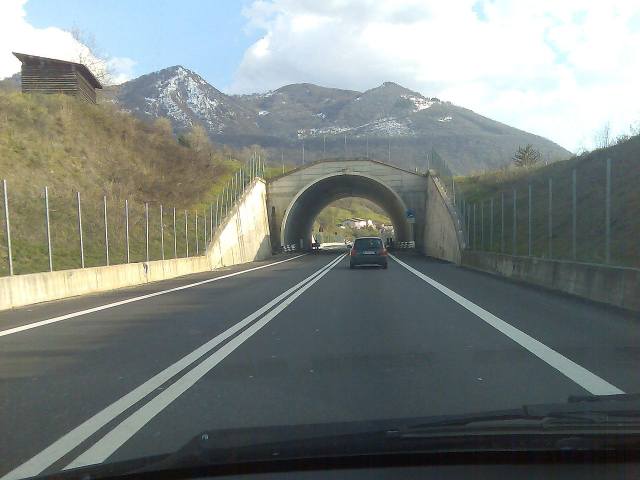
#> input picture dataset/dashcam.jpg, 1280 x 960 px, found by its file name (shown at 1/2 size)
$ jupyter execute --allow-errors Homework4_Zarubin.ipynb
#> lines starting #> are read from the running program, lines starting #| are printed output that depends on the picture; after the words box and inside, x2 and y2 are one past the last pixel; in counts of white or black regions, pixels touching at a corner belong together
[cell 1]
import cv2
import math
import numpy as np
from matplotlib import pyplot as plt
plt.rcParams['figure.figsize'] = [15, 10]

[cell 2]
img = cv2.imread('desktop/dashcam.jpg')
#> img is the input picture: shape (960, 1280, 3); mean B, G, R 127.8, 131.1, 124
img = cv2.cvtColor(img, cv2.COLOR_BGR2RGB)
img = cv2.resize(img, None, fx=0.5, fy=0.5)
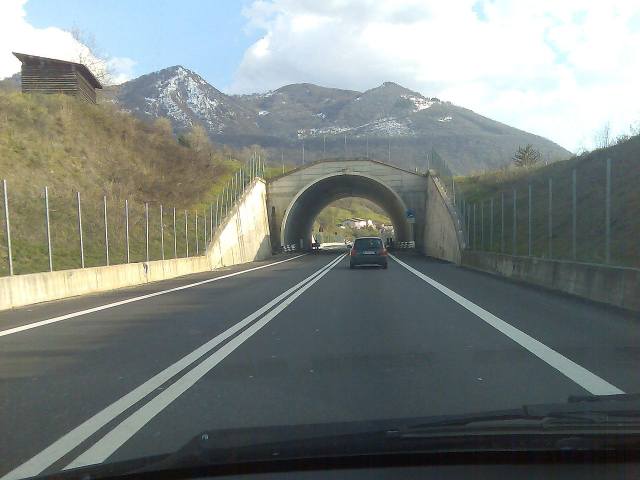
#> img: shape (480, 640, 3); mean R, G, B 124.2, 131.2, 128
plt.imshow(img)

[cell 3]
# Convert image to gray scale
gray = cv2.cvtColor(img, cv2.COLOR_RGB2GRAY)
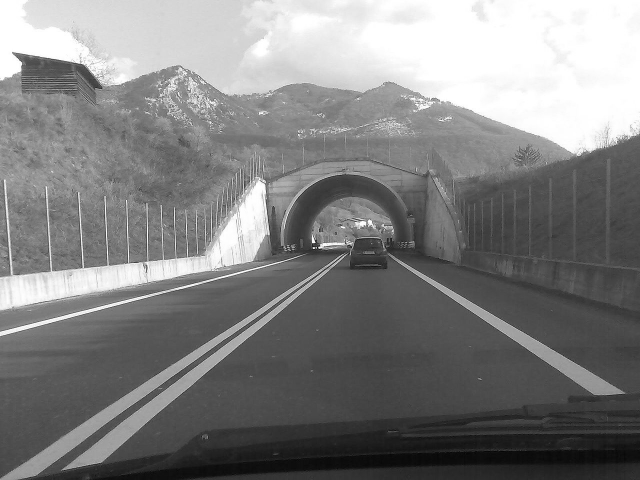
#> gray: shape (480, 640); min 5, max 255, mean 128.7
plt.imshow(gray, cmap='gray', vmin=0, vmax=255)

[cell 4]
# Obtain edge map

edges = cv2.Canny(gray, threshold1=100, threshold2=120)
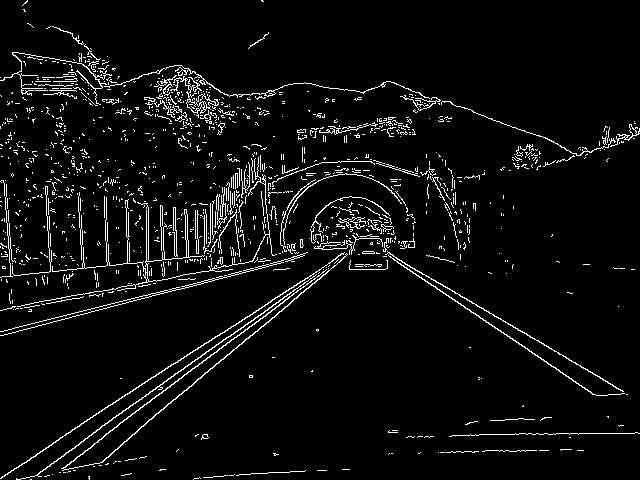
#> edges: shape (480, 640); 5.1% white in thin lines or dots
plt.imshow(edges, cmap='gray')

[cell 5]
# We are only interseted in the road so we will remove everything above the horizon
edges[0:280] = 0
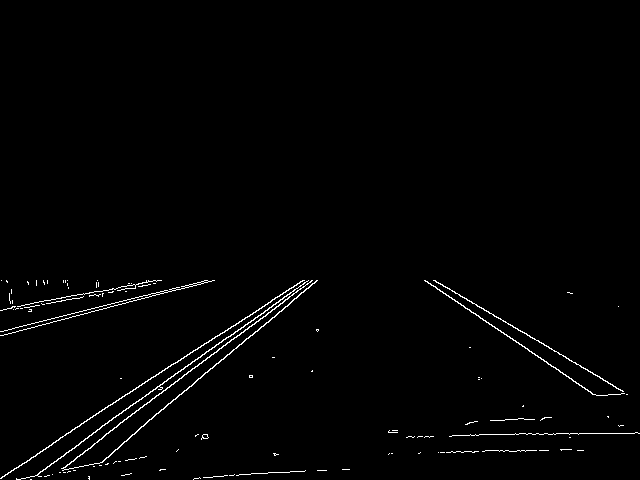
#> edges: shape (480, 640); 1.3% white in thin lines or dots, all inside (x1, y1, x2, y2) = (0, 280, 640, 480)

# Let's plot the images
plt.subplot(121), plt.imshow(img), plt.title('Original')
plt.subplot(122), plt.imshow(edges, cmap='gray'), plt.title('Edge map')

[cell 6]
# Apply Hough transform to parametrize the lines
# Hint 1: Offset resolution of 2 pixels and slope resolution of 2 degrees work well in this case
# Hint 2: A suitable value for the accumulator threshold is 190
# Apply Hough transform to parametrize the lines
# Hint 1: Offset resolution of 2 pixels and slope resolution of 2 degrees work well in this case
# Hint 2: A suitable value for the accumulator threshold is 190

lines = cv2.HoughLines(edges, rho=1, theta=2*np.pi/180, threshold=120)
#> lines = [[418, 0.873], [405, 0.942], [-5, 2.16], [397, 0.977], [26, 2.09], [408, 0.908], [411, 0.942], [321, 1.33], [400, 1.01]]
# Let's get rid of the unnecessary dimension
lines = lines[:, 0, :]
# Plot the resulting Hough lines
result = np.copy(img)


for line in lines:
    rho = line[0]
    theta = line[1]

    a = np.cos(theta)
    b = np.sin(theta)

    x0 = a * rho
    y0 = b * rho

    pt1 = (int(x0 + 1000*(-b)), int(y0 + 1000*(a)))
    pt2 = (int(x0 - 1000*(-b)), int(y0 - 1000*(a)))

    cv2.line(result, pt1, pt2, (0,255,0) , 2, cv2.LINE_AA)
#> this loop made 9 passes
#> (rho, theta, a, b, x0, y0, pt1, pt2) on passes 1 to 9: (418, 0.873, 0.643, 0.766, 268.7, 320.2, (-497, 962), (1034, -322)), (405, 0.942, 0.588, 0.809, 238.1, 327.7, (-570, 915), (1047, -260)), (-5, 2.16, -0.559, 0.829, 2.8, -4.15, (-826, -563), (831, 555)), (397, 0.977, 0.559, 0.829, 222, 329.1, (-607, 888), (1051, -230)), (26, 2.09, -0.5, 0.866, -13, 22.52, (-879, -477), (853, 522)), (408, 0.908, 0.616, 0.788, 251.2, 321.5, (-536, 937), (1039, -294)), (411, 0.942, 0.588, 0.809, 241.6, 332.5, (-567, 920), (1050, -255)), (321, 1.33, 0.242, 0.97, 77.66, 311.5, (-892, 553), (1047, 69)), (400, 1.01, 0.53, 0.848, 212, 339.2, (-636, 869), (1060, -190))
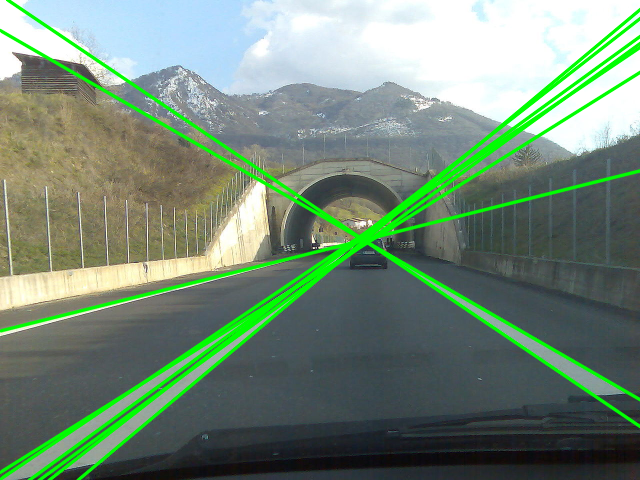
#> result: shape (480, 640, 3); 8.05% of pixels changed, all inside (x1, y1, x2, y2) = (0, 0, 640, 480)

plt.subplot(121), plt.imshow(edges, cmap='gray'), plt.title('Edge map')
plt.subplot(122), plt.imshow(result, cmap='gray'), plt.title('Hough lines')

[cell 7]
# Filter out all lines that are approximately horizontal (+/- 20 degrees).
filtered_lines = []
for line in lines:
    # Extract theta for current line (remember Hough works with radians)
    theta = line[1]
    # Keep line if theta is not horizontal
    if abs(theta - np.pi/2) > np.deg2rad(20):
        filtered_lines.append(line)
#> this loop made 9 passes
#> (line, theta) on passes 1 to 9: ([418, 0.873], 0.873), ([405, 0.942], 0.942), ([-5, 2.16], 2.16), ([397, 0.977], 0.977), ([26, 2.09], 2.09), ([408, 0.908], 0.908), ([411, 0.942], 0.942), ([321, 1.33], 1.33), ([400, 1.01], 1.01)
#> after the loop, filtered_lines = [[418, 0.873], [405, 0.942], [-5, 2.16], [397, 0.977], [26, 2.09], [408, 0.908], [411, 0.942], [400, 1.01]]


# Let's plot the resulting filtered lines
result = np.copy(img)

for line in filtered_lines:
    rho = line[0]
    theta = line[1]

    a = np.cos(theta)
    b = np.sin(theta)

    x0 = a * rho
    y0 = b * rho

    pt1 = (int(x0 + 1000*(-b)), int(y0 + 1000*(a)))
    pt2 = (int(x0 - 1000*(-b)), int(y0 - 1000*(a)))

    cv2.line(result, pt1, pt2, (0,255,0), 2, cv2.LINE_AA)
    result[0:280] = 0
#> this loop made 8 passes
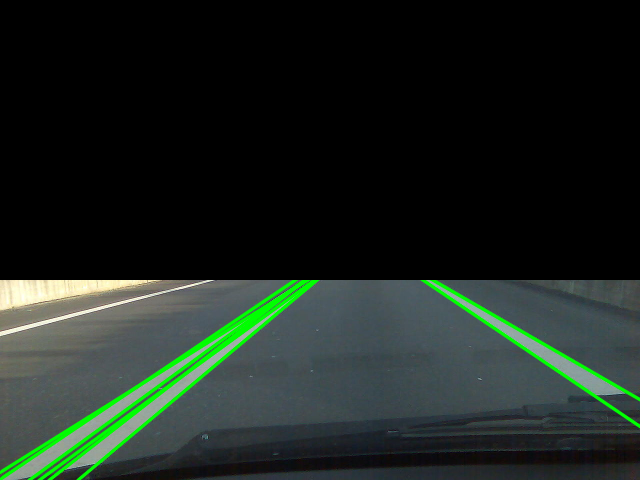
#> result: shape (480, 640, 3); mean R, G, B 28.8, 38, 32

plt.subplot(121), plt.imshow(edges, cmap='gray'), plt.title('Edge map')
plt.subplot(122), plt.imshow(result, cmap='gray'), plt.title('Hough lines')

[cell 8]
# We will apply k-means clustering to refine the detected lines.
# Don't worry, we will learn about the clustering later in the course :-)
from sklearn.cluster import KMeans
kmeans = KMeans(n_clusters=8, n_init="auto").fit(filtered_lines)
kmeans.cluster_centers_

# Again, let's plot the resulting filtered lines
result = np.copy(img)

for line in kmeans.cluster_centers_:

    rho = line[0]
    theta = line[1]

    a = np.cos(theta)
    b = np.sin(theta)

    x0 = a * rho
    y0 = b * rho

    pt1 = (int(x0 + 1000*(-b)), int(y0 + 1000*(a)))
    pt2 = (int(x0 - 1000*(-b)), int(y0 - 1000*(a)))

    cv2.line(result, pt1, pt2, (0,255,0), 2, cv2.LINE_AA)
    result[0:280] = 0
    plt.subplot(121), plt.imshow(edges, cmap='gray'), plt.title('Edge map')
    plt.subplot(122), plt.imshow(result, cmap='gray'), plt.title('Hough lines')
#> this loop made 8 passes
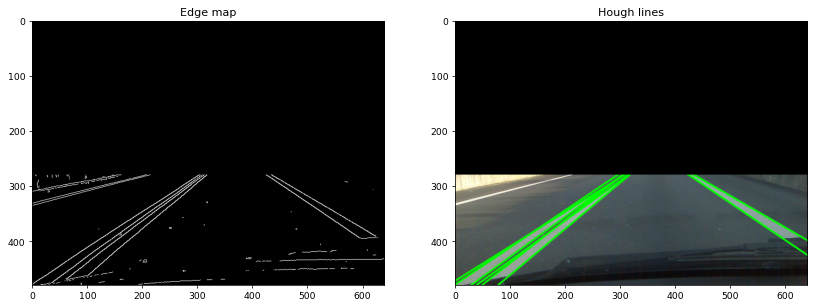
#> figure drawn by matplotlib, 2 panels

$ run again, with dataset/FD1.jpg copied over dataset/dashcam.jpg
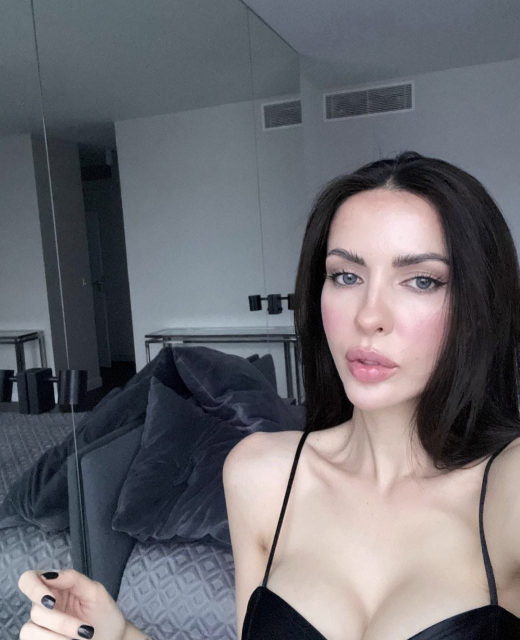
#> input picture dataset/FD1.jpg, 1039 x 1280 px, found by its file name (shown at 1/2 size)
#> img is the input picture: shape (1280, 1039, 3); mean B, G, R 111.3, 105.7, 106.3
#> `edges[0:280] = 0`:
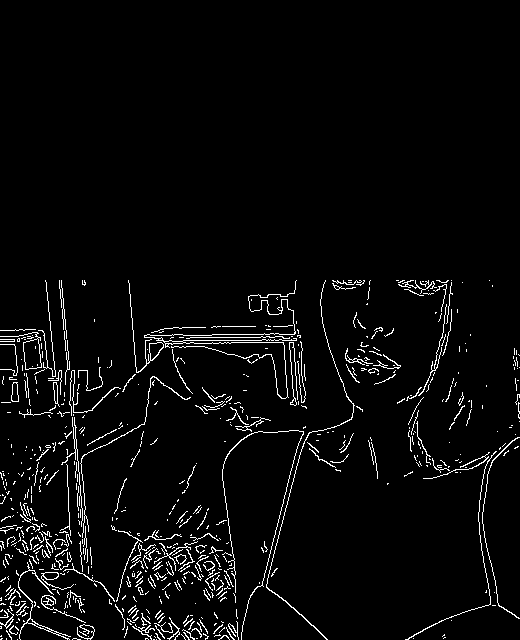
#> edges: shape (640, 520); 3.7% white in thin lines or dots, all inside (x1, y1, x2, y2) = (0, 280, 520, 640)
#> lines = [[-29, 3.04], [-42, 3.07], [340, 1.57], [337, 1.57]]
#> the loop `for line in lines:` made 4 passes
#> (rho, theta, a, b, x0, y0, pt1, pt2) on passes 1 to 4: (-29, 3.04, -0.995, 0.105, 28.84, -3.03, (-75, -997), (133, 991)), (-42, 3.07, -0.998, 0.0698, 41.9, -2.93, (-27, -1000), (111, 994)), (340, 1.57, -4.37e-08, 1, -1.49e-05, 340, (-1000, 339), (999, 340)), (337, 1.57, -4.37e-08, 1, -1.47e-05, 337, (-1000, 336), (999, 337))
#> the loop `for line in lines:` made 4 passes
#> (line, theta) on passes 1 to 4: ([-29, 3.04], 3.04), ([-42, 3.07], 3.07), ([340, 1.57], 1.57), ([337, 1.57], 1.57)
#> after the loop `for line in lines:`: filtered_lines = [[-29, 3.04], [-42, 3.07]]
#> the loop `for line in filtered_lines:` made 2 passes
#> after the loop `for line in filtered_lines:`:
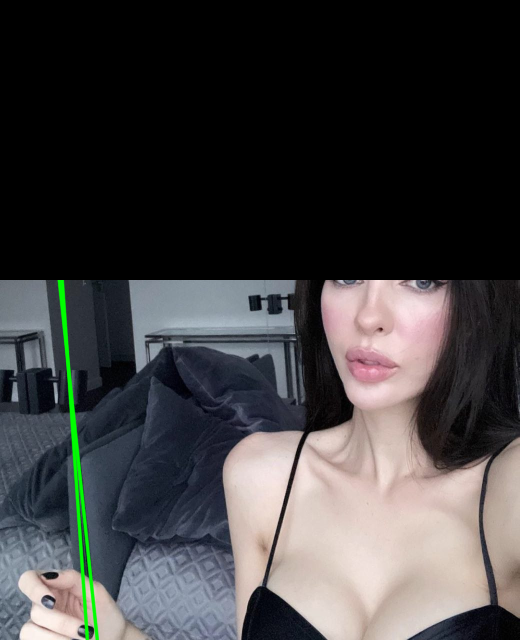
#> result: shape (640, 520, 3); mean R, G, B 64.6, 63.4, 64.1

$ run again, with dataset/FD2.JPG copied over dataset/dashcam.jpg
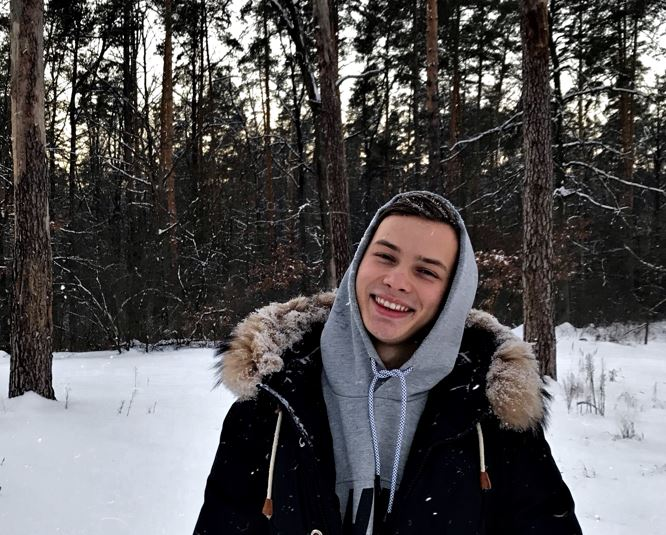
#> input picture dataset/FD2.JPG, 666 x 535 px, found by its file name
#> img is the input picture: shape (535, 666, 3); mean B, G, R 85, 84.2, 86.3
#> `edges = cv2.Canny(gray, threshold1=100, threshold2=120)`:
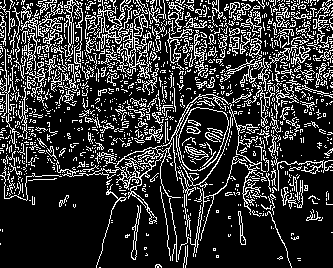
#> edges: shape (268, 333); 20.8% white in thin lines or dots
#> `[cell 5] # We are only interseted in the road so we will remove everyt..`:
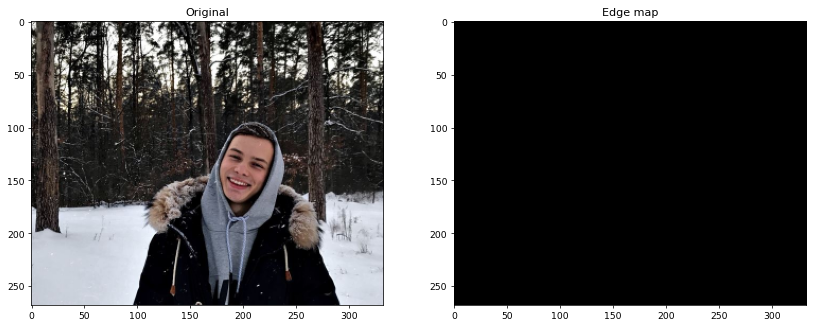
#> figure drawn by matplotlib, 2 panels
#> lines = None
